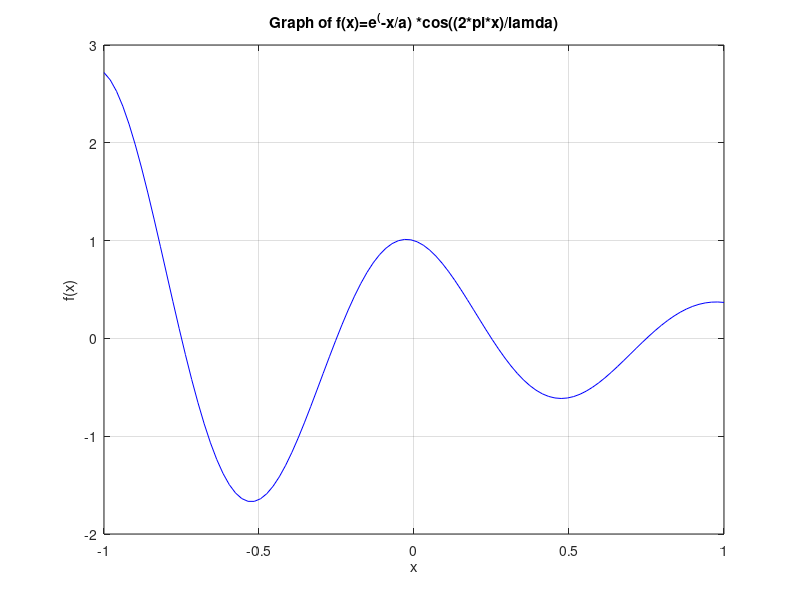

Here is the MATLAB script that generated this plot:
% Author: Nicholas Newton
% Date: 2/12/20
% Section 10

% HW 4
% Problem 5 animating damped motion

% Start with the plotdamped.m code 
% Change the code so there is a variable doAnimate that is
% set at the beginning of the code and is either true or false

% If doAnimate is false, the program should create a plot
% of the curve with no animation
% If doAnimate is true, the plot must now be animated, 
% showing the current point as a red circle and the 
% previous points as a blue line 

clear
clc
clf

%% set animate
% ask of true or false
askme=input('Should I animate (true or false):      ');
doAnimate=askme;

%% Set Parameters
xmax=1;
xmin=-1;
Nx=100;

lamda=1;
a=1;

%% Set independent variable
x=linspace(xmin,xmax,Nx);

%% calculate the function values
fx=exp(-x/a).*cos(2*pi*(x/lamda));


%% plot the function

% use if statement to animate if do animate is true
if doAnimate==true
    for ix=1:Nx
        plot(x(1:ix),fx(1:ix),'b',...
            x(ix),fx(ix),'ro')
        axis(1.2*[xmin,xmax,-2,2])
        xlabel('x')
        ylabel('f(x)')
        title('Graph of f(x)=e^(-x/a) *cos((2*pi*x)/lamda)')
        grid on
        drawnow
    end
else
    plot(x,fx,'b-')
end

% label function
xlabel('x')
ylabel('f(x)')
title('Graph of f(x)=e^(-x/a) *cos((2*pi*x)/lamda)')
grid on
